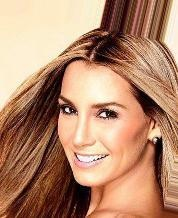
#> input picture hw3/data/img_align_celeba/000001.jpg, 178 x 218 px; its folder holds 4 pictures in this run
$ jupyter execute Eigenfaces_solution.ipynb
#> lines starting #> are read from the running program, lines starting #| are printed output that depends on the picture
## Note: Use the escape key to close the windows, otherwise the code will get stuck in a loop

[cell 1]
# import statements
import glob
import numpy as np
import cv2
import pdb
import time
from sklearn.decomposition import PCA
from sklearn.neighbors import KDTree
import sys

[cell 2]
def read_images(img_dir):
    # read files in directory and add image to list
#> called with img_dir = '../data/img_align_celeba/'
    all_images = []
    if not img_dir.endswith("/"):
        img_dir = img_dir + "/"
    filenames = glob.glob(img_dir + "*.jpg")
    tmp_file = filenames[0]
    tmp_img = cv2.imread(tmp_file)
#> tmp_img is the input picture: shape (218, 178, 3); mean B, G, R 109.9, 137.1, 180.9
    img_shape = tmp_img.shape
#> img_shape = (218, 178, 3)
    data_matrix = np.empty((500, img_shape[0]*img_shape[1]*img_shape[2]))
    count = 0
    for file in filenames[0:500]:
        tmp_img = cv2.imread(file)
        all_images.append(tmp_img)

        # d.)
        # You complete this part --------------------------------------------------->
        # You should reshape tmp_img to a vector and assign it to reshaped_img
        # reshaped_img = ??
        reshaped_img = tmp_img.flatten()
        data_matrix[count, :] = reshaped_img
        count = count + 1
#> pass 2 of the loop in read_images, `for file in filenames[0:500]:`:
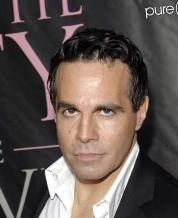
#> input picture hw3/data/img_align_celeba/000008.jpg, 178 x 218 px
#> in read_images, tmp_img is the input picture: shape (218, 178, 3); mean B, G, R 79.7, 84.5, 96.1
#> pass 3 of the loop in read_images, `for file in filenames[0:500]:`:
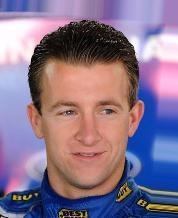
#> input picture hw3/data/img_align_celeba/000023.jpg, 178 x 218 px
#> in read_images, tmp_img is the input picture: shape (218, 178, 3); mean B, G, R 141, 115.9, 135.8
#> the loop made 4 passes; the first 3 are shown


    return all_images, data_matrix

def create_data_matrix(images):
    # reshape each matrix and add to array
    data_matrix = []
    for image in images:
        tmp_image = image.flatten()[np.newaxis, :]
        data_matrix.append(tmp_image)


    data_matrix = np.concatenate(data_matrix, axis=0)
    return data_matrix

def get_closest_face(data_matrix, query_face):
    # data_matrix : matrix of all images, after transformed using directions of maximal variation
    # query_face : vector of query image, after transformed using directions of maximal variation
    # returns index of closest face in data set
    kdt = KDTree(data_matrix, leaf_size=30, metric='euclidean')
    idx = kdt.query(query_face, k=1, return_distance=False)

    return idx

[cell 3]
IMG_DIR =  '../data/img_align_celeba/'
N_EIGEN_FACES = 15
MAX_SLIDER_VALUE = 255

all_images, data_matrix = read_images(IMG_DIR)
IMG_SHAPE = all_images[0].shape
#> IMG_SHAPE = (218, 178, 3)


# do PCA analysis
print("Doing PCA analysis ...")
start_time = time.time()


pca = PCA(n_components=N_EIGEN_FACES)
# e.)
# You complete this -------------------------------------------------------->
# fit pca object with data matrix
pca.fit(data_matrix)

# You complete this -------------------------------------------------------->
# get pca mean
mean = pca.mean_

# You complete this -------------------------------------------------------->
# return list of directions of maximal variation (in order), Hint: look at pca.components
# eigenvectors is a list of directions of maximal variation
# eigenvectors = ??
eigenvectors = pca.components_.tolist()

# we'll process this list for you
eigenvectors = [np.asarray(eigenvectors[i]) for i in range(len(eigenvectors))]
end_time = time.time()
print("Done!")
print("Duration: ", end_time - start_time)

mean_face = mean.reshape(IMG_SHAPE)
mean_face = np.asarray(mean_face, dtype=np.uint8)

slider_values = []
eigen_faces = []
for eigenvector in eigenvectors:
    # f.)
    # You complete this ------------------------------------------------------------->
    # tmp_face is eigenvector reshaped to an image
    # complete code to reshape
    # tmp_face = ??
    tmp_face = eigenvector.reshape(IMG_SHAPE)

    # we'll handle the rest for you :)
    eigen_faces.append(tmp_face)

def make_face(*args):
    new_face = mean_face
    for i in range(N_EIGEN_FACES):
        slider_values[i] = cv2.getTrackbarPos("Weight" + str(i), "Trackbars")
        weight = slider_values[i] - MAX_SLIDER_VALUE/2
        new_face = new_face + eigen_faces[i]*weight*100
        new_face = np.maximum(np.minimum(new_face, 255),0)
        new_face = np.asarray(new_face, dtype=np.uint8)


    new_face = cv2.resize(new_face, (0,0), fx=2, fy=2)

    cv2.imshow("Demo face", new_face)
#------------------------------------------------------------------------------------------

cv2.namedWindow("Demo face", cv2.WINDOW_AUTOSIZE)
output = cv2.resize(mean_face, (0,0), fx=2, fy=2)
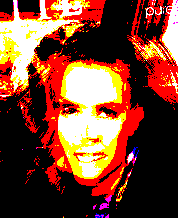
#> mean_face: shape (218, 178, 3); mean of channels 0, 1, 2 0.179, 0.262, 0.483; drawn with 1 as white
cv2.imshow( "Demo face", output)
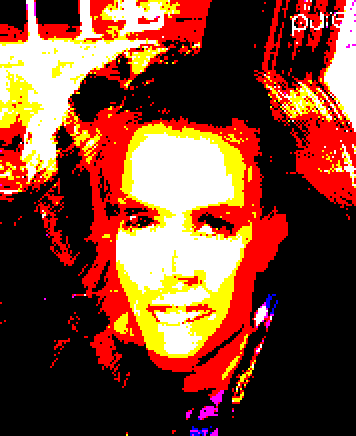
#> window 'Demo face': shape (436, 356, 3); mean B, G, R 0.179, 0.262, 0.483; drawn with 1 as white


cv2.namedWindow("Trackbars", cv2.WINDOW_AUTOSIZE)

for i in range(N_EIGEN_FACES):
    slider_values.append(int(MAX_SLIDER_VALUE/2))
    cv2.createTrackbar("Weight" + str(i), "Trackbars", int(MAX_SLIDER_VALUE/2), MAX_SLIDER_VALUE, make_face)

cv2.waitKey(0)
#> in make_face, `new_face = new_face + eigen_faces[i]*weight*100`:
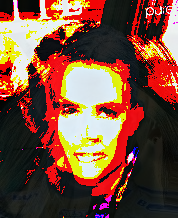
#> new_face: shape (218, 178, 3) float64; mean of channels 0, 1, 2 0.059, 0.134, 0.322; drawn with min black and max white
#> in make_face, `new_face = np.maximum(np.minimum(new_face, 255),0)`:
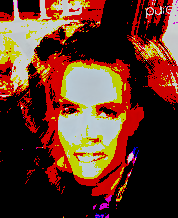
#> new_face: shape (218, 178, 3) float64; mean of channels 0, 1, 2 0.147, 0.211, 0.381; drawn as B, G, R
#> in make_face, `new_face = np.asarray(new_face, dtype=np.uint8)`: new_face: shape (218, 178, 3); every value is 0
#> pass 2 of the loop in make_face, `for i in range(N_EIGEN_FACES):`:
#> in make_face, `new_face = new_face + eigen_faces[i]*weight*100`:
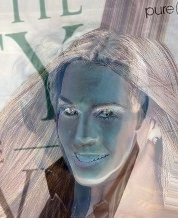
#> new_face: shape (218, 178, 3) float64; mean of channels 0, 1, 2 -0.00669, -0.00562, 0.00777; drawn with min black and max white
#> in make_face, `new_face = np.maximum(np.minimum(new_face, 255),0)`:
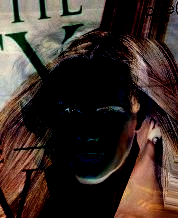
#> new_face: shape (218, 178, 3) float64; mean of channels 0, 1, 2 0.0482, 0.0559, 0.0723; drawn with min black and max white
#> pass 3 of the loop in make_face, `for i in range(N_EIGEN_FACES):`:
#> in make_face, `new_face = new_face + eigen_faces[i]*weight*100`:
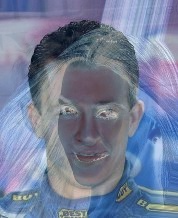
#> new_face: shape (218, 178, 3) float64; mean of channels 0, 1, 2 0.0845, -0.00816, -0.0446; drawn with min black and max white
#> in make_face, `new_face = np.maximum(np.minimum(new_face, 255),0)`:
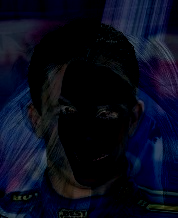
#> new_face: shape (218, 178, 3) float64; mean of channels 0, 1, 2 0.112, 0.0467, 0.0359; drawn as B, G, R
#> the loop made 15 passes; the first 3 are shown
cv2.destroyAllWindows()
